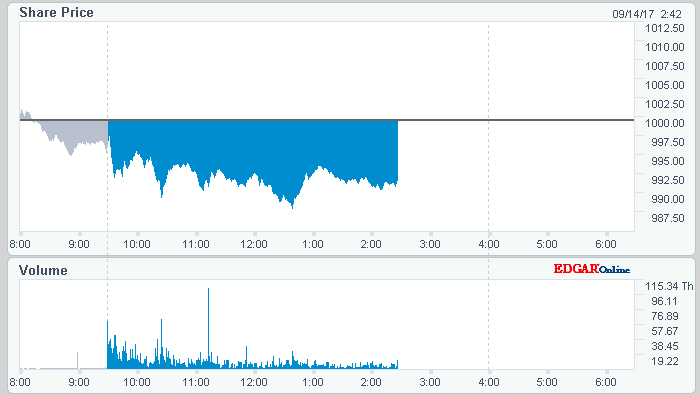
#> input picture Data/Graphs/Amazon.gif, 700 x 395 px, given in place of Amazon.png, which was not available
$ python GraphHandler.py
#> lines starting #> are read from the running program, lines starting #| are printed output that depends on the picture; after the words box and inside, x2 and y2 are one past the last pixel; in counts of white or black regions, pixels touching at a corner belong together; pictures that were not available may be replaced by others from this repository, and a replacement may not be noted
"""
Author Declan Atkins
Last Changed: 24/08/17

This module is used to parse the data from graphs
that are taken in.

"""
import re
import os
import cv2
import numpy as np
from urllib import request
from newspaper import Article,ArticleException
from PIL import Image
from matplotlib import pyplot as plt

class GraphException(Exception):
    pass

class GraphDataExtractor:

    def __init__(self, companyName,companyAbbr):
        self.abbrv = companyAbbr
        self.name = companyName
        self.imgPath = '../Data/Graphs/' + self.name

    # [29 lines left out: function pullGraphFromSite, not called in this run]

    def cropImage(self):
        if not re.search('.png', self.imgPath):
            raise GraphException('Image has not been converted')

        fullImage = cv2.imread(self.imgPath)
#> fullImage is the input picture: shape (395, 700, 3); mean B, G, R 244.9, 240.2, 229.1
        centreBarY = self.getCentreBarPos()
#> in getCentreBarPos, `img = img[:200,108:109]`: img = 200 rows, first 8: [212, 212, 212], [212, 212, 212], [206, 196, 186], [249, 250, 245], [249, 250, 245], [249, 250, 245], [249, 250, 245], [249, 250, 245]
#> in getCentreBarPos, `hsv = cv2.cvtColor(img, cv2.COLOR_BGR2HSV)`: hsv = 200 rows, first 8: [0, 0, 212], [0, 0, 212], [105, 25, 206], [84, 5, 250], [84, 5, 250], [84, 5, 250], [84, 5, 250], [84, 5, 250]
#> in getCentreBarPos, `mask = cv2.inRange(hsv,lower,upper)`: mask = 200 values, max 255 at index 119, min 0 at index 0, mean 2.55
#> in getCentreBarPos, `res = cv2.bitwise_and(img,img,mask=mask)`: res = 200 rows, first 8: [0, 0, 0], [0, 0, 0], [0, 0, 0], [0, 0, 0], [0, 0, 0], [0, 0, 0], [0, 0, 0], [0, 0, 0]
#> the loop in getCentreBarPos, `for i,pixels in enumerate(res):` made 120 passes
#> centreBarY = 119
        if centreBarY != -1:
            upperCrop = fullImage[25:centreBarY,108:488]
#> upperCrop: shape (94, 380, 3); every value is 255
            lowerCrop = fullImage[centreBarY+2:232,108:488]
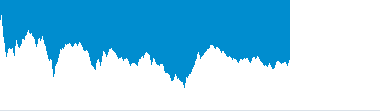
#> lowerCrop: shape (111, 380, 3); mean B, G, R 236.1, 210.3, 155.2

            return upperCrop,lowerCrop,centreBarY
        else:
            return fullImage[25:232,108:488],None,0


    def getCentreBarPos(self):
        print(self.imgPath)
        img = cv2.imread(self.imgPath)
        img = img[:200,108:109]
        hsv = cv2.cvtColor(img, cv2.COLOR_BGR2HSV)
        lower = np.array([0,0,0])
        upper = np.array([200,200,200])
        mask = cv2.inRange(hsv,lower,upper)
        res = cv2.bitwise_and(img,img,mask=mask)
        for i,pixels in enumerate(res):
            if pixels[0,0] != 0:
                return i

        return -1

    def generateDataPointList(self,upperImage,lowerImage=None,barY=0):
        lower = np.array([0,120,150])
        upper = np.array([255,255,255])
        listDataPoints = []
        #upper image data points
        hsvUpper = cv2.cvtColor(upperImage, cv2.COLOR_BGR2HSV)
        mask = cv2.inRange(hsvUpper,lower,upper)
        res = cv2.bitwise_and(upperImage,upperImage,mask=mask)
        for i,pixelList in enumerate(res):
            for j,pixel in enumerate(pixelList):
                if not all(v==0 for v in pixel):
                    if i > 0 and all(v==0 for v in res[i-1,j]):
                        listDataPoints.append([j,i])
                    elif j<len(pixelList)-1 and all(v==0 for v in res[i,j+1]):
                        listDataPoints.append([j,i])
                    elif j>0 and all(v==0 for v in res[i,j-1]):
                        listDataPoints.append([j,i])

        if lowerImage is not None:
            hsvLower = cv2.cvtColor(lowerImage, cv2.COLOR_BGR2HSV)
            mask = cv2.inRange(hsvLower,lower,upper)
            res = cv2.bitwise_and(lowerImage,lowerImage,mask=mask)
            for i,pixelList in enumerate(res):
                for j,pixel in enumerate(pixelList):
                    if not all(v==0 for v in pixel):
                        if i < len(res)-1 and all(v==0 for v in res[i+1,j]):
                            listDataPoints.append([j,barY-25+i])
                        elif j<len(pixelList)-1 and all(v==0 for v in res[i,j+1]):
                            listDataPoints.append([j,barY-25+i])
                        elif j>0 and all(v==0 for v in res[i,j-1]):
                            listDataPoints.append([j,barY-25+i])
        return listDataPoints

    def sortDataPointList(self, dataPoints, barY=0):
        #using bubble sort
        while True:
            sorted = True
            for i,point in enumerate(dataPoints):
                if i+1 < len(dataPoints) and point[0] > dataPoints[i+1][0]:
                    sorted = False
                    dataPoints[i], dataPoints[i+1] = dataPoints[i+1], dataPoints[i]
                elif i+1 < len(dataPoints) and point[0] == dataPoints[i+1][0]:#for removing duplicates
                    sorted = False
                    if abs(point[1] - barY) > abs(dataPoints[i+1][1] - barY):
                        dataPoints.remove(point)
                    else:
                        dataPoints.remove(dataPoints[i+1])
                    break
            if sorted:
                break

        listVals = [207 - v[1] for v in dataPoints]

        return listVals

    # [105 lines left out: functions findValueIndicators, blockToBWString, valStringFromBlock, applyValuing, not called in this run]
if __name__ == '__main__':
    gde = GraphDataExtractor('Amazon', 'amzn')
    gde.imgPath += '.png'
    u,l,y = gde.cropImage()
#> y = 119
    data = gde.generateDataPointList(u,l,y)
#> in generateDataPointList, `hsvUpper = cv2.cvtColor(upperImage, cv2.COLOR_BGR2HSV)`: hsvUpper: shape (94, 380, 3); mean H, S, V 0, 0, 255
#> in generateDataPointList, `mask = cv2.inRange(hsvUpper,lower,upper)`: mask: shape (94, 380); every value is 0
#> in generateDataPointList, `res = cv2.bitwise_and(upperImage,upperImage,mask=mask)`: res: shape (94, 380, 3); every value is 0
#> the loop in generateDataPointList, `for i,pixelList in enumerate(res):` made 94 passes
#> after the loop in generateDataPointList, `for i,pixelList in enumerate(res):`: listDataPoints = []
#> in generateDataPointList, `hsvLower = cv2.cvtColor(lowerImage, cv2.COLOR_BGR2HSV)`: hsvLower: shape (111, 380, 3); mean H, S, V 39.9, 99.6, 236.1
#> in generateDataPointList, `mask = cv2.inRange(hsvLower,lower,upper)`:
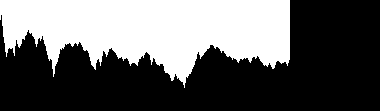
#> mask: shape (111, 380); 39% white; 1 white region, box (x1, y1, x2, y2) and area: (0, 0, 290, 88) 16451
#> in generateDataPointList, `res = cv2.bitwise_and(lowerImage,lowerImage,mask=mask)`:
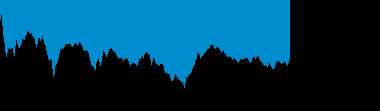
#> res: shape (111, 380, 3); mean B, G, R 80.7, 55, 0
#> the loop in generateDataPointList, `for i,pixelList in enumerate(res):` made 111 passes
#> after the loop in generateDataPointList, `for i,pixelList in enumerate(res):`: listDataPoints = 673 pairs, first value 0 to 289, second value 94 to 181
#> data has the same summary as listDataPoints in generateDataPointList
    data = gde.sortDataPointList(data,y)
#> after the loop in sortDataPointList, `while True:`: dataPoints = 290 pairs, first value 0 to 289, second value 108 to 177
#> in sortDataPointList, `listVals = [207 - v[1] for v in dataPoints]`: listVals = 290 values, max 99 at index 1, min 30 at index 184, mean 58.46
#> data has the same summary as listVals in sortDataPointList
#> (the run stopped early here; a loop or call above may not have finished)
